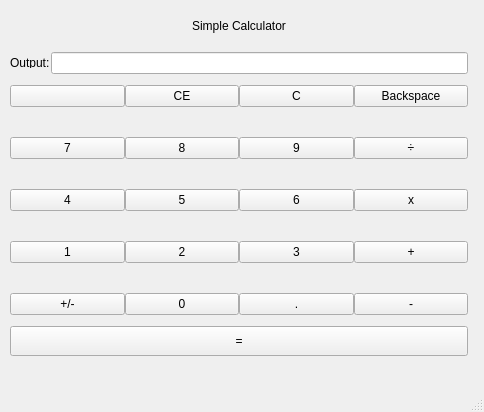
<?xml version="1.0" encoding="UTF-8"?>
<ui version="4.0">
 <class>MainWindow</class>
 <widget class="QMainWindow" name="MainWindow">
  <property name="geometry">
   <rect>
    <x>0</x>
    <y>0</y>
    <width>484</width>
    <height>412</height>
   </rect>
  </property>
  <property name="windowTitle">
   <string>MainWindow</string>
  </property>
  <widget class="QWidget" name="centralwidget">
   <widget class="QWidget" name="verticalLayoutWidget">
    <property name="geometry">
     <rect>
      <x>10</x>
      <y>0</y>
      <width>458</width>
      <height>371</height>
     </rect>
    </property>
    <layout class="QVBoxLayout" name="verticalLayout_3">
     <property name="spacing">
      <number>0</number>
     </property>
     <property name="sizeConstraint">
      <enum>QLayout::SizeConstraint::SetNoConstraint</enum>
     </property>
     <item>
      <widget class="QLabel" name="label_Title">
       <property name="maximumSize">
        <size>
         <width>16777215</width>
         <height>30</height>
        </size>
       </property>
       <property name="text">
        <string>Simple Calculator</string>
       </property>
       <property name="scaledContents">
        <bool>false</bool>
       </property>
       <property name="alignment">
        <set>Qt::AlignmentFlag::AlignCenter</set>
       </property>
      </widget>
     </item>
     <item>
      <layout class="QHBoxLayout" name="horizontalLayout_Output">
       <property name="spacing">
        <number>1</number>
       </property>
       <property name="sizeConstraint">
        <enum>QLayout::SizeConstraint::SetNoConstraint</enum>
       </property>
       <item>
        <widget class="QLabel" name="label_Output">
         <property name="maximumSize">
          <size>
           <width>16777215</width>
           <height>10</height>
          </size>
         </property>
         <property name="text">
          <string>Output:</string>
         </property>
        </widget>
       </item>
       <item>
        <widget class="QLineEdit" name="lineEdit_Output"/>
       </item>
      </layout>
     </item>
     <item>
      <layout class="QGridLayout" name="gridLayout">
       <property name="sizeConstraint">
        <enum>QLayout::SizeConstraint::SetFixedSize</enum>
       </property>
       <property name="verticalSpacing">
        <number>30</number>
       </property>
       <item row="3" column="3">
        <widget class="QPushButton" name="button_Add">
         <property name="text">
          <string>+</string>
         </property>
        </widget>
       </item>
       <item row="4" column="2">
        <widget class="QPushButton" name="button_decimal">
         <property name="text">
          <string>.</string>
         </property>
        </widget>
       </item>
       <item row="0" column="0">
        <widget class="QPushButton" name="button_empty">
         <property name="text">
          <string> </string>
         </property>
        </widget>
       </item>
       <item row="0" column="1">
        <widget class="QPushButton" name="button_CE">
         <property name="text">
          <string>CE</string>
         </property>
        </widget>
       </item>
       <item row="2" column="0">
        <widget class="QPushButton" name="button_4">
         <property name="text">
          <string>4</string>
         </property>
        </widget>
       </item>
       <item row="2" column="1">
        <widget class="QPushButton" name="button_5">
         <property name="text">
          <string>5</string>
         </property>
        </widget>
       </item>
       <item row="3" column="0">
        <widget class="QPushButton" name="button_1">
         <property name="text">
          <string>1</string>
         </property>
        </widget>
       </item>
       <item row="0" column="3">
        <widget class="QPushButton" name="button_Backspace">
         <property name="text">
          <string>Backspace</string>
         </property>
        </widget>
       </item>
       <item row="1" column="0">
        <widget class="QPushButton" name="button_7">
         <property name="text">
          <string>7</string>
         </property>
        </widget>
       </item>
       <item row="3" column="2">
        <widget class="QPushButton" name="button_3">
         <property name="text">
          <string>3</string>
         </property>
        </widget>
       </item>
       <item row="2" column="2">
        <widget class="QPushButton" name="button_6">
         <property name="text">
          <string>6</string>
         </property>
        </widget>
       </item>
       <item row="4" column="1">
        <widget class="QPushButton" name="button_0">
         <property name="text">
          <string>0</string>
         </property>
        </widget>
       </item>
       <item row="1" column="2">
        <widget class="QPushButton" name="button_9">
         <property name="text">
          <string>9</string>
         </property>
        </widget>
       </item>
       <item row="3" column="1">
        <widget class="QPushButton" name="button_2">
         <property name="text">
          <string>2</string>
         </property>
        </widget>
       </item>
       <item row="2" column="3">
        <widget class="QPushButton" name="button_Multiply">
         <property name="text">
          <string>x</string>
         </property>
        </widget>
       </item>
       <item row="4" column="0">
        <widget class="QPushButton" name="button_PosNeg">
         <property name="text">
          <string>+/-</string>
         </property>
        </widget>
       </item>
       <item row="1" column="1">
        <widget class="QPushButton" name="button_8">
         <property name="text">
          <string>8</string>
         </property>
        </widget>
       </item>
       <item row="1" column="3">
        <widget class="QPushButton" name="button_Divide">
         <property name="text">
          <string>÷</string>
         </property>
        </widget>
       </item>
       <item row="4" column="3">
        <widget class="QPushButton" name="button_Minus">
         <property name="text">
          <string>-</string>
         </property>
        </widget>
       </item>
       <item row="0" column="2">
        <widget class="QPushButton" name="button_C">
         <property name="text">
          <string>C</string>
         </property>
        </widget>
       </item>
      </layout>
     </item>
     <item>
      <widget class="QPushButton" name="button_Equals">
       <property name="maximumSize">
        <size>
         <width>16777215</width>
         <height>30</height>
        </size>
       </property>
       <property name="text">
        <string>=</string>
       </property>
      </widget>
     </item>
    </layout>
   </widget>
  </widget>
  <widget class="QMenuBar" name="menubar">
   <property name="geometry">
    <rect>
     <x>0</x>
     <y>0</y>
     <width>484</width>
     <height>17</height>
    </rect>
   </property>
  </widget>
  <widget class="QStatusBar" name="statusbar"/>
 </widget>
 <resources/>
 <connections/>
</ui>
